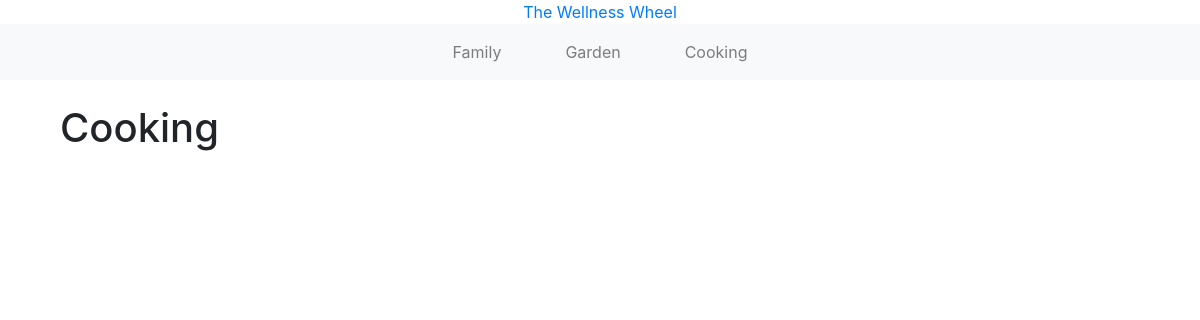
Before: /cooking/ with the older database file.
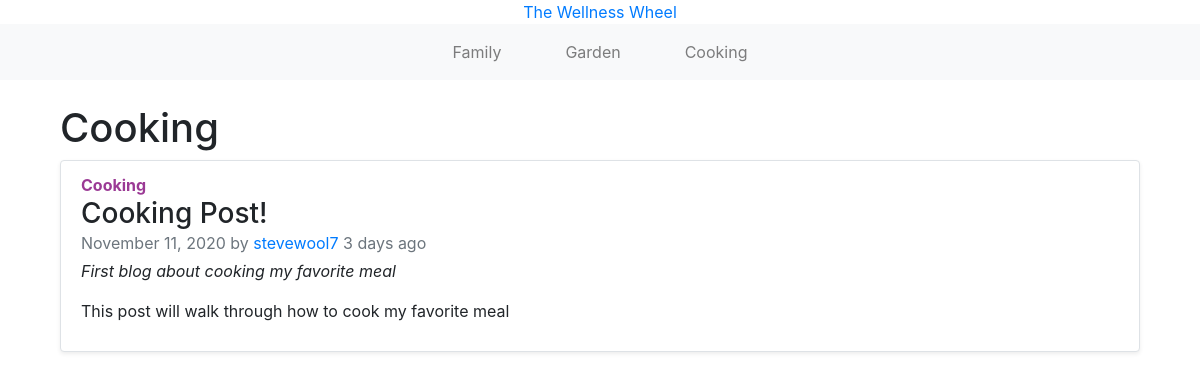
After: the same page with the newer database file.
### blogs/models.py (models this page shows, shortened)
class Post(models.Model):
    STATUS = (
        (0, "Draft"),
        (1, "Publish")
    )
    FAMILY = 'FAMILY'
    GARDEN = 'GARDEN'
    COOKING = 'COOKING'
    CATEGORIES = [
        (FAMILY, 'Family'),
        (GARDEN, 'Garden'),
        (COOKING, 'Cooking')
    ]
    category = models.CharField(max_length=25, choices=CATEGORIES, default='')
    title = models.CharField(max_length=200, unique=True)
    slug = models.SlugField(max_length=200, unique=True)
    author = models.ForeignKey(
        User, on_delete=models.CASCADE, related_name='blog_posts')
    updated_on = models.DateTimeField(auto_now=True)
    description = models.TextField()
    content = models.TextField()
    created_on = models.DateTimeField(auto_now_add=True)
    status = models.IntegerField(choices=STATUS, default=0)
    photo = models.ImageField(upload_to="posts")
    class Meta:
        ordering = ['-created_on']
    def __str__(self):
        return self.title
    def get_color(self):
        color = ''
        if self.category == 'FAMILY':
            color = '#F4ABAA'
        elif self.category == 'GARDEN':
            color = '#3D7DA7'
        elif self.category == 'COOKING':
            color = '#9B3A95'
        return color
    def when_posted(self):
        now = timezone.now()
        diff = now - self.created_on
        if diff.days == 0 and diff.seconds >= 0 and diff.seconds < 60:
            seconds = diff.seconds
            if seconds == 1:
                return f"{seconds} second ago"
            else:
                return f"{seconds} seconds ago"
        if diff.days == 0 and diff.seconds >= 60 and diff.seconds < 3600:
            minutes = math.floor(diff.seconds/60)
            if minutes == 1:
                return f"{minutes} minute ago"
            else:
                return f"{minutes} minutes ago"
        if diff.days == 0 and diff.seconds >= 3600 and diff.seconds < 86400:
            hours = math.floor(diff.seconds/3600)
            if hours == 1:
                return f"{hours} hour ago"
            else:
                return f"{hours} hours ago"
        if diff.days >= 1 and diff.days < 30:
            days = diff.days
            if days == 1:
                return f"{days} day ago"
            else:
                return f"{days} days ago"

### blogs/views.py (the view)
# urls.py: path('cooking/', views.cooking, name='cooking'),
def cooking(request):
    cooking_posts = Post.objects.filter(
        category='COOKING').order_by('-created_on')
    context = {'cooking_posts': cooking_posts}
    return render(request, 'blogs/cooking.html', context)

### blogs/templates/blogs/cooking.html (shortened to what this page needs)
{% extends "blogs/base.html" %} {% block content %}
<div class="container">
  <h1>Cooking</h1>
</div>
<div class="main container">
  <div class="row">
    <div class="col-md-12">
      {% for post in cooking_posts %}
      <ul class="list-group">
        <li class="list-group-item mb-4 border rounded shadow-sm">
          <strong class="mb-2" style="color: {{ post.get_color}}"
            >{{ post.category|title }}</strong
          >
          <h3 class="mb-0">{{ post }}</h3>
          <p class="mb-1 text-muted">
            {{ post.created_on|date:"F n, Y" }} by
            <a href="#">{{ post.author }}</a>
            <span>{{ post.when_posted }}</span>
          </p>
          <p><em>{{ post.description }}</em></p>
          <p>{{ post.content|truncatewords:25 }}</p>
        </li>
      </ul>
      {% endfor %}
    </div>
  </div>
</div>
{% endblock content %}

Changed rows visible on the page:
added Post: category "Cooking", title "Cooking Post!", created_on "November 11, 2020", author "stevewool7", when_posted "3 days ago", description "First blog about cooking my favorite meal", content "This post will walk through how to cook my favorite meal"
